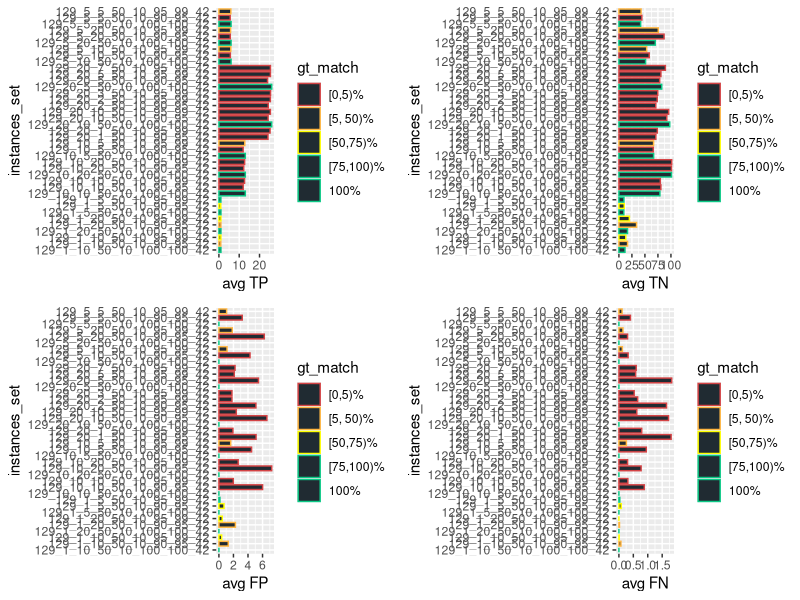
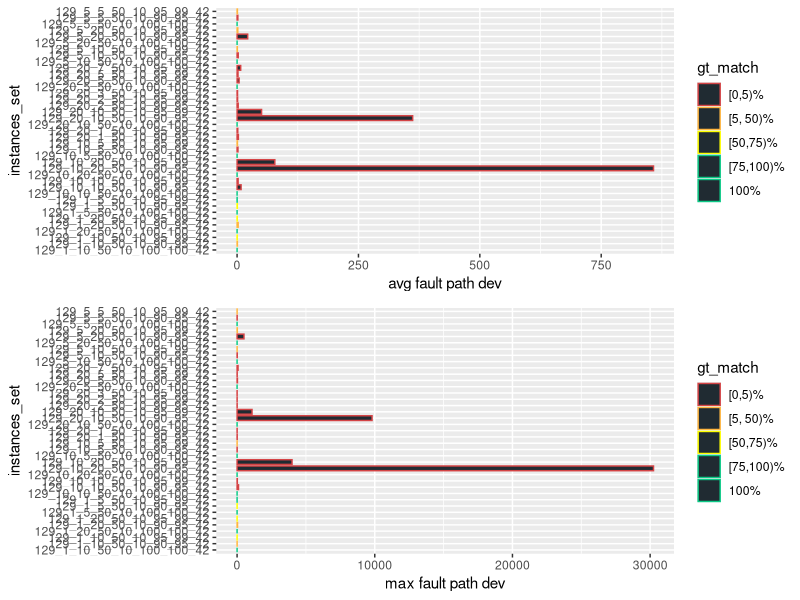
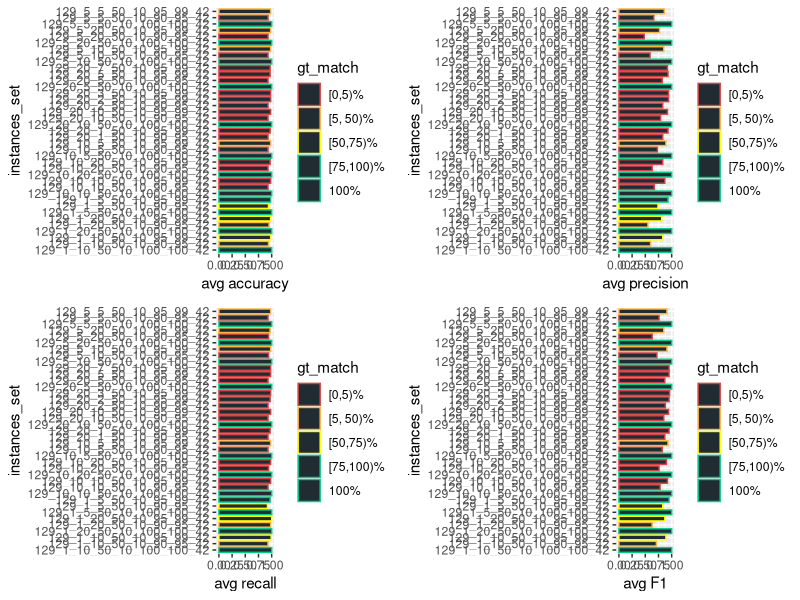
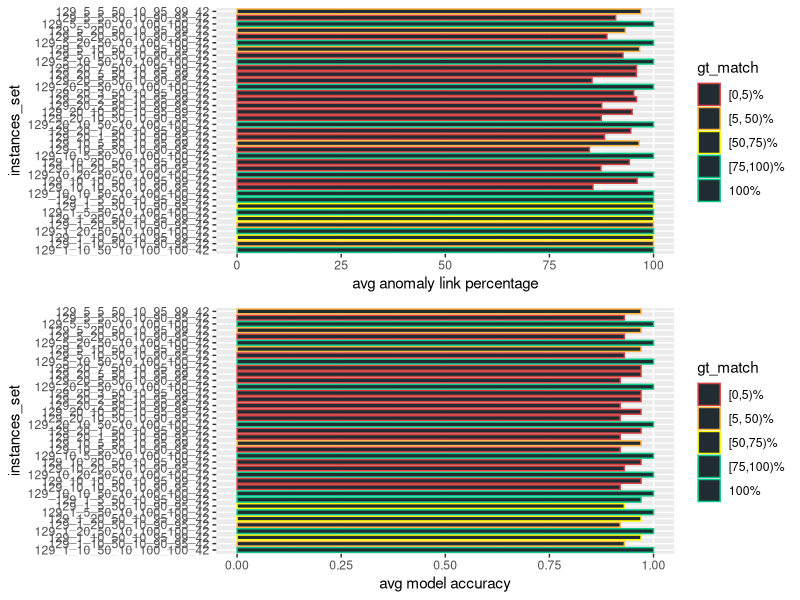
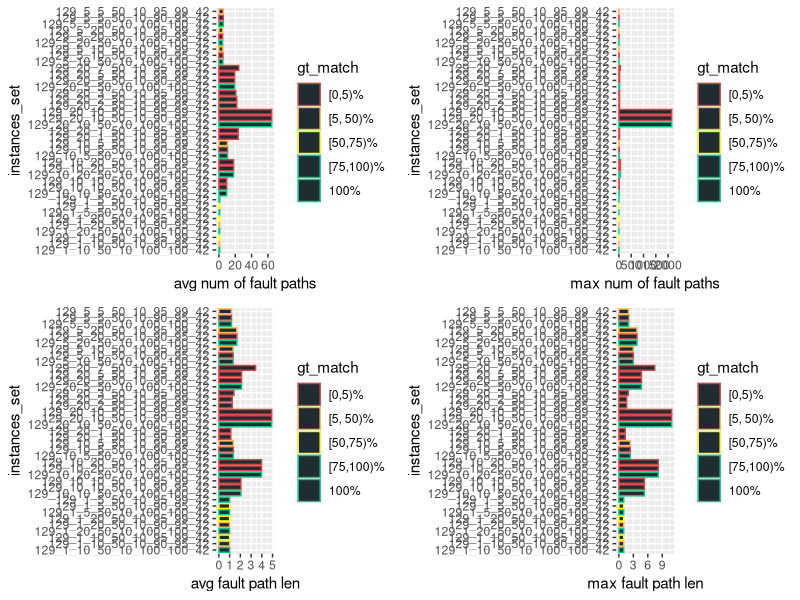

The R script that drew these images, in order:
library(ggplot2)
library(gridExtra)

BAR_COLOR <- c(rgb(32, 43, 50, maxColorValue = 255))
BAR_DEF <- geom_bar(stat = "identity", fill = BAR_COLOR, width = 0.75)
COLOR_VALS <- c("#d44345", "#ffb641", "#ffff00", "#0bc986", "#0bc986")

gen_multi_plot_four <- function(
        pp1, pp2, pp3, pp4, y, x1, x2, x3, x4, filename
    ) {
    fpp1 <- pp1 + BAR_DEF + coord_flip() + xlab(y) + ylab(x1) + scale_color_manual(values = color_mapping)
    fpp2 <- pp2 + BAR_DEF + coord_flip() + xlab(y) + ylab(x2) + scale_color_manual(values = color_mapping)
    fpp3 <- pp3 + BAR_DEF + coord_flip() + xlab(y) + ylab(x3) + scale_color_manual(values = color_mapping)
    fpp4 <- pp4 + BAR_DEF + coord_flip() + xlab(y) + ylab(x4) + scale_color_manual(values = color_mapping)
    combined_plot <- grid.arrange(fpp1, fpp2, fpp3, fpp4, ncol = 2)
    ggsave(combined_plot, file = filename, width = 12, height = 6)
}

gen_multi_plot_two <- function(pp1, pp2, y, x1, x2, filename) {
    fpp1 <- pp1 + BAR_DEF + coord_flip() + xlab(y) + ylab(x1) + scale_color_manual(values = color_mapping)
    fpp2 <- pp2 + BAR_DEF + coord_flip() + xlab(y) + ylab(x2) + scale_color_manual(values = color_mapping)
    combined_plot <- grid.arrange(fpp1, fpp2, ncol = 1)
    ggsave(combined_plot, file = filename, width = 12, height = 6)
}

input <- read.csv(file = "cumulative_res.csv", header = TRUE, sep = ",")

# Instead of the percentage value factor(gt_match_perc) for which I'd need 100 colors,
# I only want to color / group them into 5 groups:
LABELS <- c("[0,5)%", "[5, 50)%", "[50,75)%", "[75,100)%", "100%")
color_mapping <- setNames(COLOR_VALS, LABELS)

input$gt_match <- cut(
    input$gt_match_perc,
    breaks = c(0, 5, 50, 75, 100, Inf),
    labels = LABELS,
    include.lowest = TRUE,
    right = FALSE
)

# basic plots
p1 <- ggplot(
    data = input, aes_string(
        x = "instance_set", y = "avg_tp", color = "gt_match", group = "gt_match"
    )
)

p2 <- ggplot(
    data = input, aes_string(
        x = "instance_set", y = "avg_tn", color = "gt_match", group = "gt_match"
    )
)

p3 <- ggplot(
    data = input, aes_string(
        x = "instance_set", y = "avg_fp", color = "gt_match", group = "gt_match"
    )
)

p4 <- ggplot(
    data = input, aes_string(
        x = "instance_set", y = "avg_fn", color = "gt_match", group = "gt_match"
    )
)

# confusion matrix multiplot
gen_multi_plot_four(p1, p2, p3, p4, "instances_set", "avg TP", "avg TN", "avg FP", "avg FN", "confusion_matrix.png")

p1 <- ggplot(
    data = input, aes_string(
        x = "instance_set", y = "fp_dev_mean", color = "gt_match", group = "gt_match"
    )
)

p2 <- ggplot(
    data = input, aes_string(
        x = "instance_set", y = "fp_dev_max", color = "gt_match", group = "gt_match"
    )
)

# fault path dev multiplot
gen_multi_plot_two(p1, p2, "instances_set", "avg fault path dev", "max fault path dev", "fault_path_dev.png")

p1 <- ggplot(
    data = input, aes_string(
        x = "instance_set", y = "avg_acc", color = "gt_match", group = "gt_match"
    )
)

p2 <- ggplot(
    data = input, aes_string(
        x = "instance_set", y = "avg_prec", color = "gt_match", group = "gt_match"
    )
)

p3 <- ggplot(
    data = input, aes_string(
        x = "instance_set", y = "avg_rec", color = "gt_match", group = "gt_match"
    )
)

p4 <- ggplot(
    data = input, aes_string(
        x = "instance_set", y = "avg_f1", color = "gt_match", group = "gt_match"
    )
)

# common eval metrics
gen_multi_plot_four(p1, p2, p3, p4, "instances_set", "avg accuracy", "avg precision", "avg recall", "avg F1", "eval_metrics.png")

p1 <- ggplot(
    data = input, aes_string(
        x = "instance_set", y = "avg_ano_link_perc", color = "gt_match", group = "gt_match"
    )
)

p2 <- ggplot(
    data = input, aes_string(
        x = "instance_set", y = "avg_model_acc", color = "gt_match", group = "gt_match"
    )
)

# anomaly link perc + model acc
gen_multi_plot_two(p1, p2, "instances_set", "avg anomaly link percentage", "avg model accuracy", "ano_link_model_acc.png")

p1 <- ggplot(
    data = input, aes_string(
        x = "instance_set", y = "avg_num_fault_paths", color = "gt_match", group = "gt_match"
    )
)

p2 <- ggplot(
    data = input, aes_string(
        x = "instance_set", y = "max_num_fault_paths", color = "gt_match", group = "gt_match"
    )
)

p3 <- ggplot(
    data = input, aes_string(
        x = "instance_set", y = "avg_fault_path_len", color = "gt_match", group = "gt_match"
    )
)

p4 <- ggplot(
    data = input, aes_string(
        x = "instance_set", y = "max_fault_path_len", color = "gt_match", group = "gt_match"
    )
)

# fault path plot
gen_multi_plot_four(p1, p2, p3, p4, "instances_set", "avg num of fault paths", "max num of fault paths", "avg fault path len", "max fault path len", "fault_paths.png")
